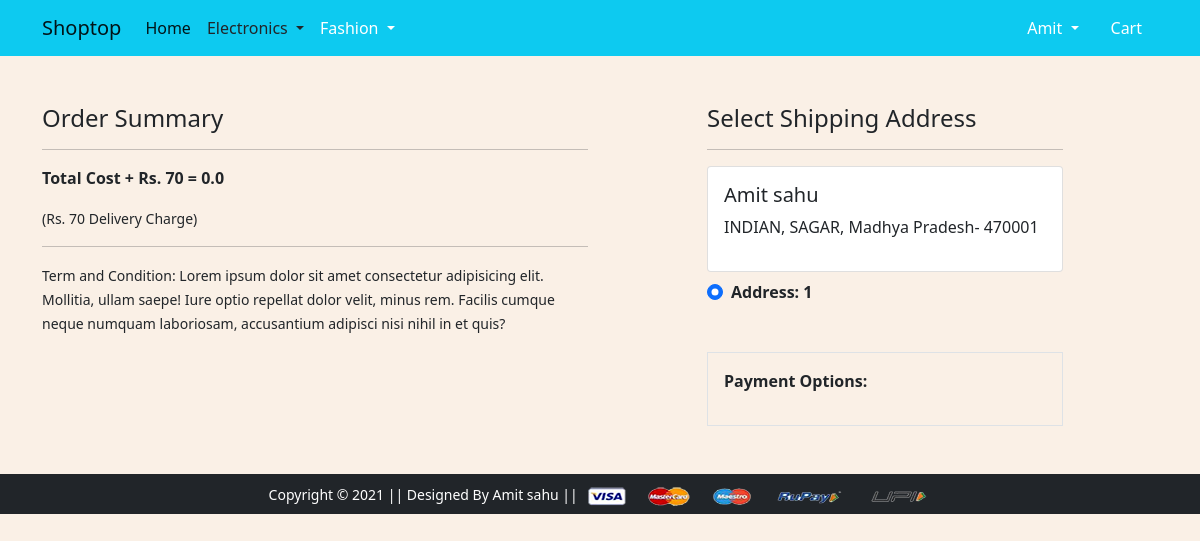
The app's page /checkout/ (signed in), older data.
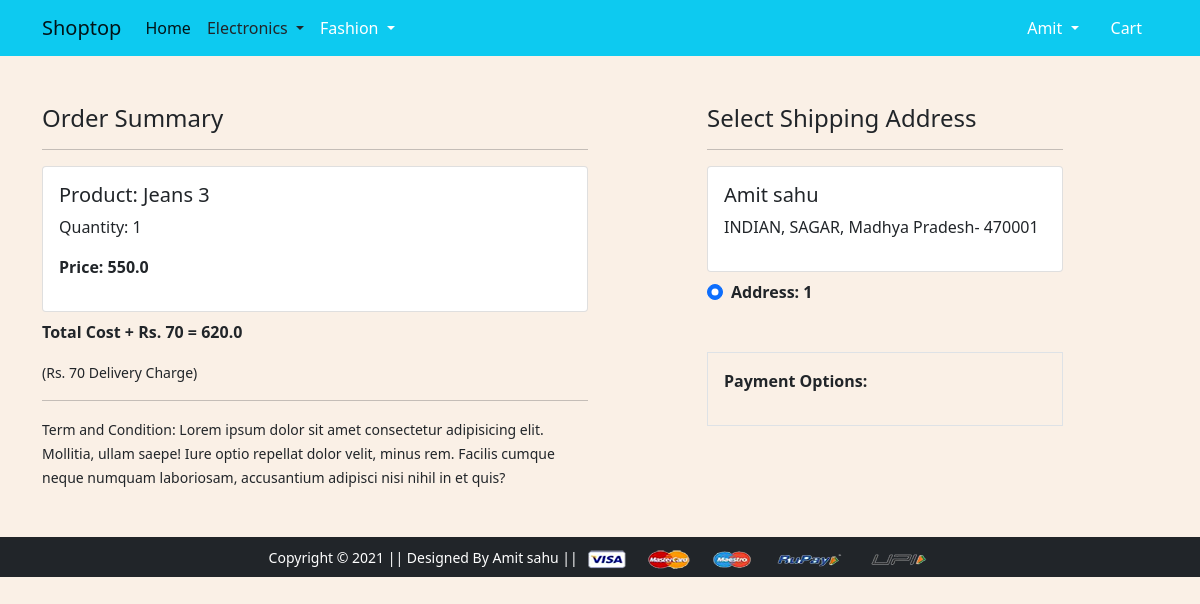
The same page, newer data.
### app/models.py (models this page shows, shortened)
class Customer(models.Model):
 user = models.ForeignKey(User, on_delete=models.CASCADE)
 name = models.CharField(max_length=200)
 locality = models.CharField(max_length=200)
 city = models.CharField(max_length=50)
 zipcode = models.IntegerField()
 state = models.CharField(choices=STATE_CHOICES, max_length=50)

class Cart(models.Model):
 user = models.ForeignKey(User, on_delete=models.CASCADE)
 product = models.ForeignKey(Product, on_delete=models.CASCADE)
 quantity = models.PositiveIntegerField(default=1)
 @property
 def total_cost(self):
   return self.quantity * self.product.discounted_price

class Product(models.Model):
 title = models.CharField(max_length=100)
 selling_price = models.FloatField()
 discounted_price = models.FloatField()
 description = models.TextField()
 brand = models.CharField(max_length=100)
 category = models.CharField( choices=CATEGORY_CHOICES, max_length=2)
 product_image = models.ImageField(upload_to='productimg')

### app/views.py (the view)
# urls.py: path('checkout/', views.checkout, name='checkout'),
@login_required
def checkout(request):
	user = request.user
	add = Customer.objects.filter(user=user)
	cart_items = Cart.objects.filter(user=request.user)
	amount = 0.0
	shipping_amount = 70.0
	totalamount=0.0
	cart_product = [p for p in Cart.objects.all() if p.user == request.user]
	if cart_product:
		for p in cart_product:
			tempamount = (p.quantity * p.product.discounted_price)
			amount += tempamount
		totalamount = amount+shipping_amount
	return render(request, 'app/checkout.html', {'add':add, 'cart_items':cart_items, 'totalcost':totalamount})

### app/templates/app/checkout.html (shortened to what this page needs)
{% extends 'app/base.html' %}
{% load static %}
{% block main-content %}
<div class="container">
 <div class="row mt-5">
  <div class="col-sm-6">
    <h4>Order Summary</h4>
    <hr>
    {% for item in cart_items %}
      <div class="card mb-2">
        <div class="card-body">
          <h5>Product: {{item.product.title}}</h5>
          <p>Quantity: {{item.quantity}}</p>
          <p class="fw-bold">Price: {{item.total_cost}}</p>
        </div>
      </div>
    {% endfor %}
    <p class="fw-bold">Total Cost + Rs. 70  = {{totalcost}}</p>
    <small>(Rs. 70 Delivery Charge)</small> <hr>
    <small>Term and Condition: Lorem ipsum dolor sit amet consectetur adipisicing elit. Mollitia, ullam saepe! Iure optio repellat dolor velit, minus rem. Facilis cumque neque numquam laboriosam, accusantium adipisci nisi nihil in et quis?</small>
  </div>
  <div class="col-sm-4 offset-sm-1">
    <h4>Select Shipping Address</h4>
    <hr>
    <form action="/paymentdone" id="myform">
    {% for ad in add %}
      <div class="card">
        <div class="card-body">
        <h5>{{ad.name}}</h5>
        <p>{{ad.locality}}, {{ad.city}}, {{ad.state}}- {{ad.zipcode}}</p>
        </div>
      </div>
        <div class="form-check mt-2 mb-5">
          <input class="form-check-input" type="radio" name="custid" id="custadd{{forloop.counter}}" value="{{ad.id}}" checked>
          <label class="form-check-label fw-bold" for="custadd{{forloop.counter}}">
            Address: {{ forloop.counter }} </label>
        </div>
      {% endfor %}
        <div class="border p-3">
          <p class="fw-bold">Payment Options:</p>
        </div>
      </form>
    </div>
  </div>
</div>
{% endblock main-content %}

Row changes from the older to the newer data that the page shows:
added Cart: product "Jeans 3", quantity "1", total_cost "550.0"
Text that changed along with them:
{{ totalcost }}: "0.0" → "620.0"
